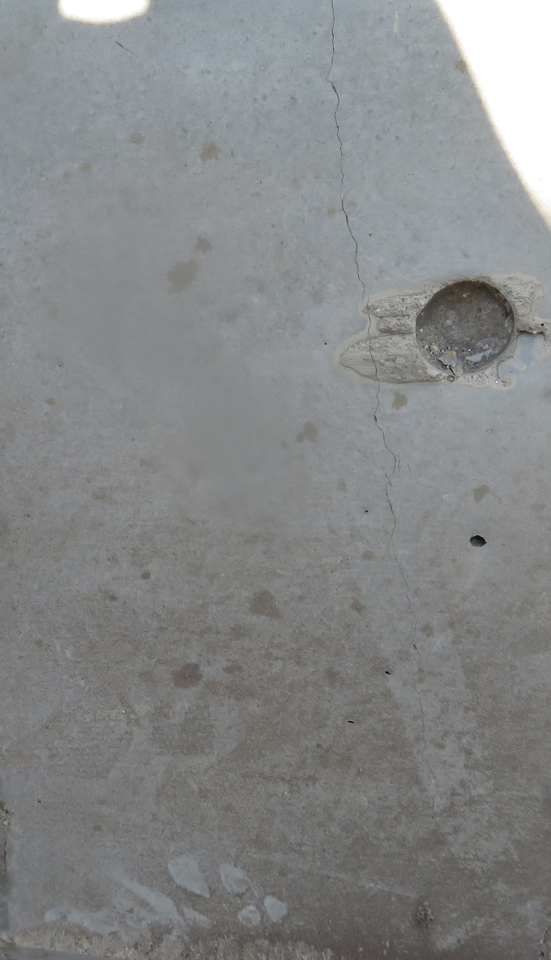
#> input picture Automation/crackdetection/fig/rr2.png, 551 x 960 px, found by its file name
$ python cv2.py   (older library calls are emulated)
#> lines starting #> are read from the running program, lines starting #| are printed output that depends on the picture; after the words box and inside, x2 and y2 are one past the last pixel; in counts of white or black regions, pixels touching at a corner belong together
import cv2
import math
import numpy as np
import scipy.ndimage

def orientated_non_max_suppression(mag, ang):
    ang_quant = np.round(ang / (np.pi/4)) % 4
    winE = np.array([[0, 0, 0],[1, 1, 1], [0, 0, 0]])
    winSE = np.array([[1, 0, 0], [0, 1, 0], [0, 0, 1]])
    winS = np.array([[0, 1, 0], [0, 1, 0], [0, 1, 0]])
    winSW = np.array([[0, 0, 1], [0, 1, 0], [1, 0, 0]])

    magE = non_max_suppression(mag, winE)
    magSE = non_max_suppression(mag, winSE)
    magS = non_max_suppression(mag, winS)
    magSW = non_max_suppression(mag, winSW)

    mag[ang_quant == 0] = magE[ang_quant == 0]
    mag[ang_quant == 1] = magSE[ang_quant == 1]
    mag[ang_quant == 2] = magS[ang_quant == 2]
    mag[ang_quant == 3] = magSW[ang_quant == 3]
    return mag

def non_max_suppression(data, win):
    data_max = scipy.ndimage.filters.maximum_filter(data, footprint=win, mode='constant')
    data_max[data != data_max] = 0
    return data_max

# start calulcation
gray_image = cv2.imread(r'rr2.png', 0)
#> gray_image: shape (960, 551); min 0, max 255, mean 134.7

with_nmsup = True #apply non-maximal suppression
fudgefactor = 1.3 #with this threshold you can play a little bit
sigma = 21 #for Gaussian Kernel
kernel = 2*math.ceil(2*sigma)+1 #Kernel size

gray_image = gray_image/255.0
blur = cv2.GaussianBlur(gray_image, (kernel, kernel), sigma)
gray_image = cv2.subtract(gray_image, blur)
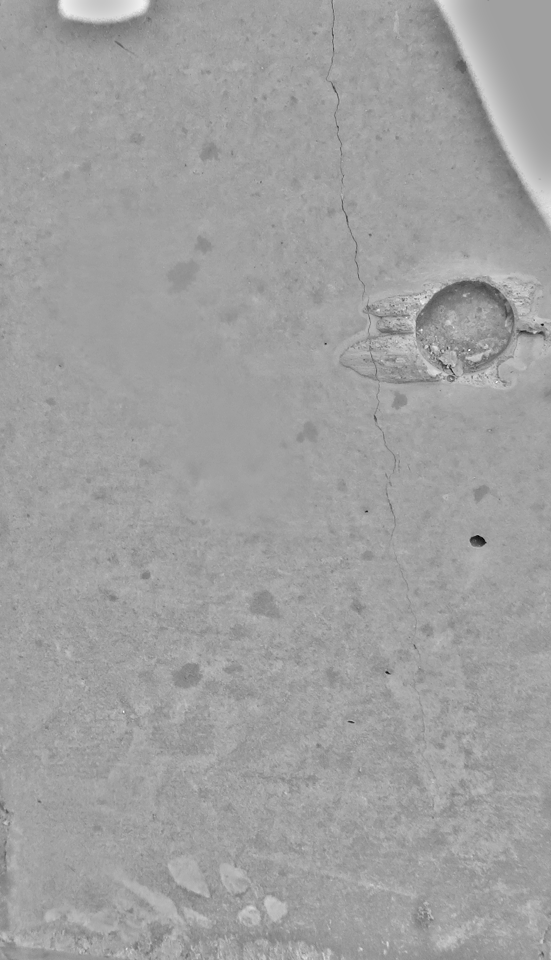
#> gray_image: shape (960, 551) float64; min -0.515, max 0.304, mean 4.84e-06; drawn with min black and max white

# compute sobel response
sobelx = cv2.Sobel(gray_image, cv2.CV_64F, 1, 0, ksize=3)
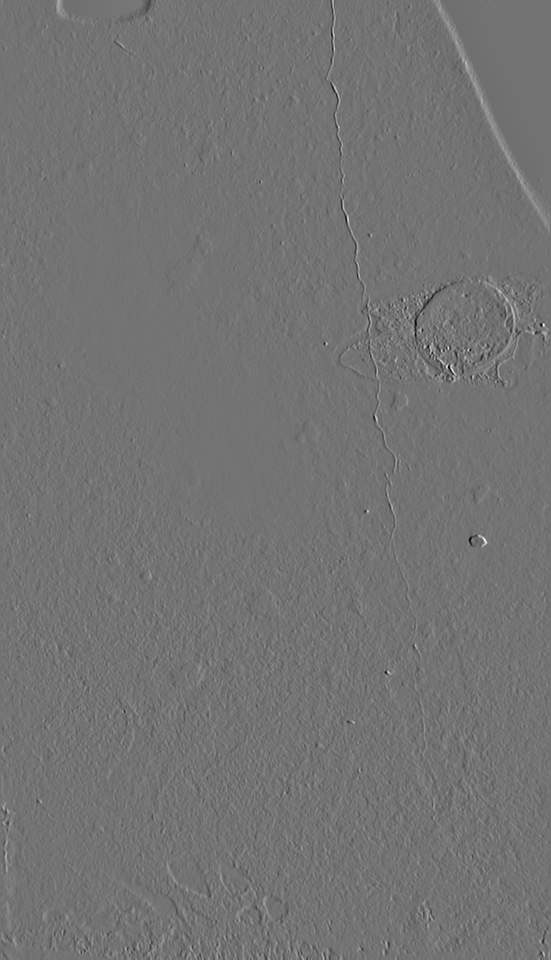
#> sobelx: shape (960, 551) float64; min -1.39, max 1.67, mean 0.000279; drawn with min black and max white
sobely = cv2.Sobel(gray_image, cv2.CV_64F, 0, 1, ksize=3)
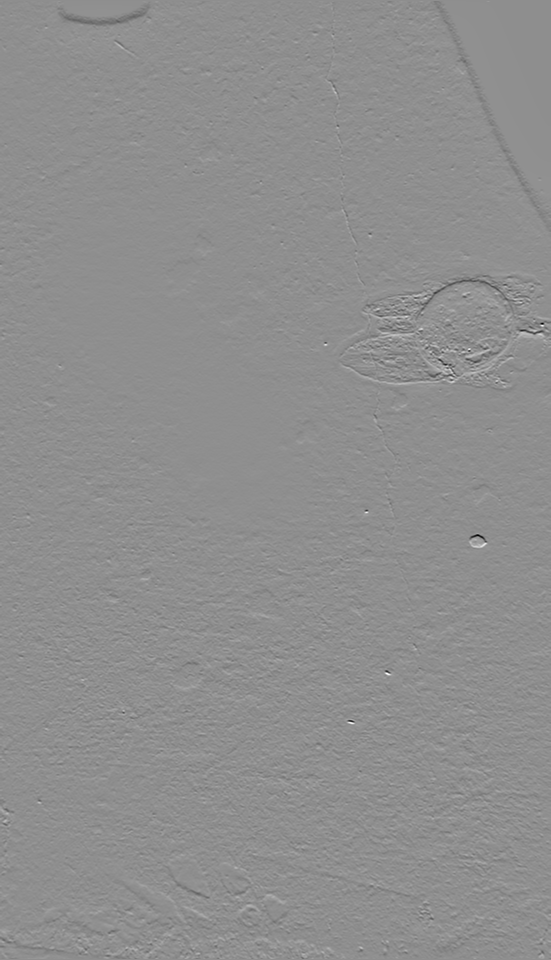
#> sobely: shape (960, 551) float64; min -2.05, max 1.61, mean -0.000374; drawn with min black and max white
mag = np.hypot(sobelx, sobely)
ang = np.arctan2(sobely, sobelx)
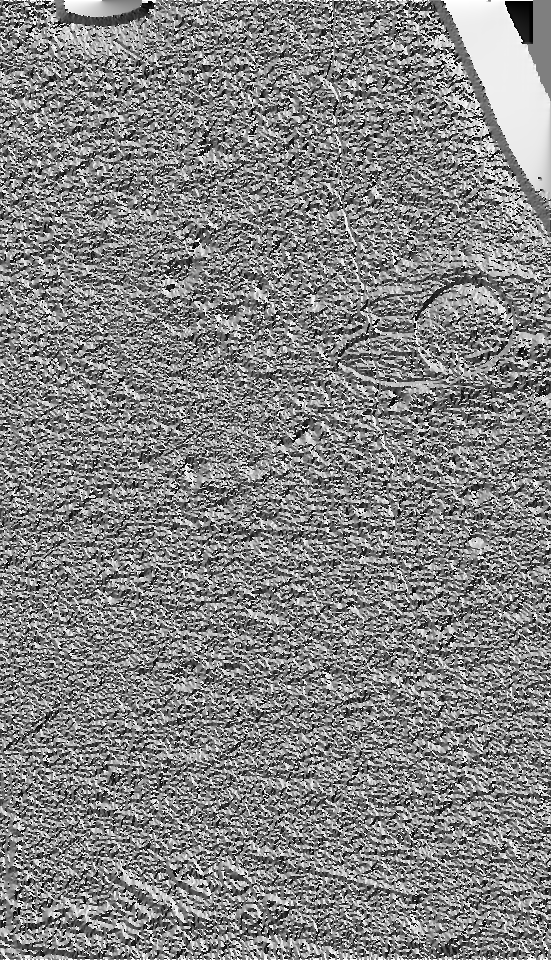
#> ang: shape (960, 551) float64; min -3.14, max 3.14, mean 0.099; drawn with min black and max white

# threshold
threshold = 4 * fudgefactor * np.mean(mag)
#> threshold = 0.415
mag[mag < threshold] = 0

#either get edges directly
if with_nmsup is False:
    mag = cv2.normalize(mag, 0, 255, cv2.NORM_MINMAX)
    kernel = np.ones((5,5),np.uint8)
    result = cv2.morphologyEx(mag, cv2.MORPH_CLOSE, kernel)
    cv2.imshow('im', result)
    cv2.waitKey()

#or apply a non-maximal suppression
else:

    # non-maximal suppression
    mag = orientated_non_max_suppression(mag, ang)
#> in orientated_non_max_suppression, `ang_quant = np.round(ang / (np.pi/4)) % 4`:
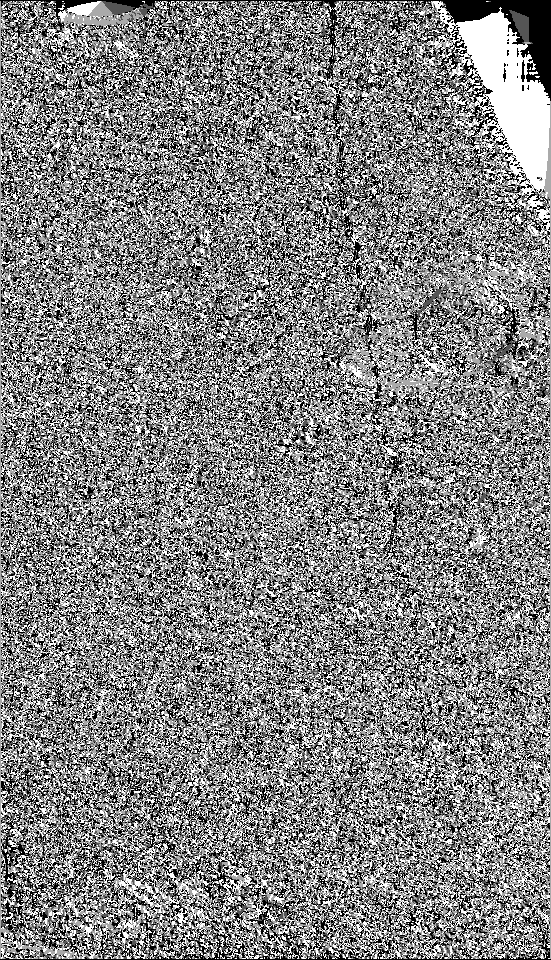
#> ang_quant: shape (960, 551) float64; min 0, max 3, mean 1.54; drawn with min black and max white
#> in non_max_suppression, `data_max[data != data_max] = 0`: data_max: shape (960, 551) float64; min 0, max 2.13, mean 0.00289
#> in non_max_suppression (call 2), `data_max[data != data_max] = 0`: data_max: shape (960, 551) float64; min 0, max 2.13, mean 0.00337
#> in non_max_suppression (call 3), `data_max[data != data_max] = 0`: data_max: shape (960, 551) float64; min 0, max 2.13, mean 0.00264
#> in non_max_suppression (call 4), `data_max[data != data_max] = 0`: data_max: shape (960, 551) float64; min 0, max 2.13, mean 0.00359
#> in orientated_non_max_suppression, `mag[ang_quant == 0] = magE[ang_quant == 0]`: mag: shape (960, 551) float64; min 0, max 2.13, mean 0.00479
#> in orientated_non_max_suppression, `mag[ang_quant == 1] = magSE[ang_quant == 1]`: mag: shape (960, 551) float64; min 0, max 2.13, mean 0.0046
#> in orientated_non_max_suppression, `mag[ang_quant == 2] = magS[ang_quant == 2]`: mag: shape (960, 551) float64; min 0, max 2.13, mean 0.00418
#> in orientated_non_max_suppression, `mag[ang_quant == 3] = magSW[ang_quant == 3]`: mag: shape (960, 551) float64; min 0, max 2.13, mean 0.00391
    # create mask
    mag[mag > 0] = 255
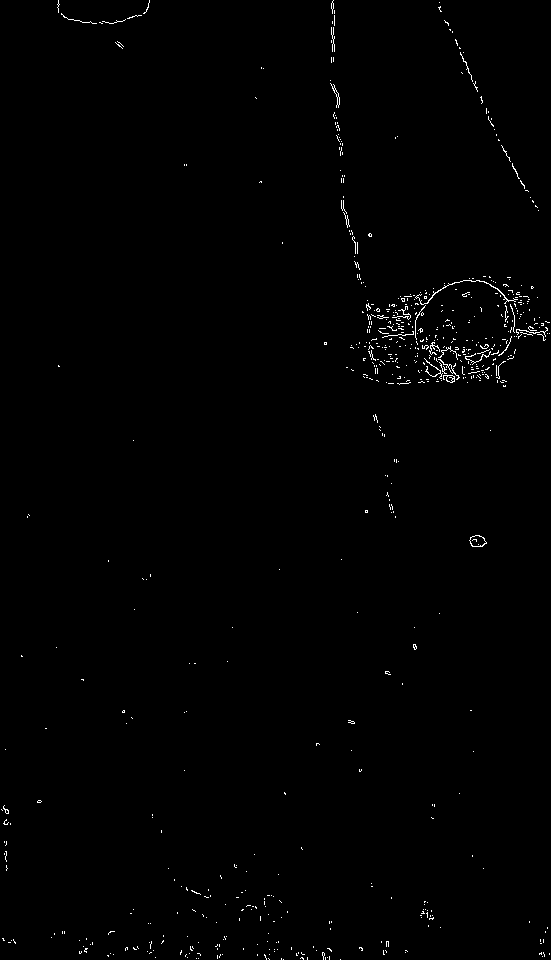
#> mag: shape (960, 551) float64; 0.64% white in thin lines or dots
    mag = mag.astype(np.uint8)
#> mag: shape (960, 551); 0.64% white in thin lines or dots

    kernel = np.ones((5,5),np.uint8)
    result = cv2.morphologyEx(mag, cv2.MORPH_CLOSE, kernel)
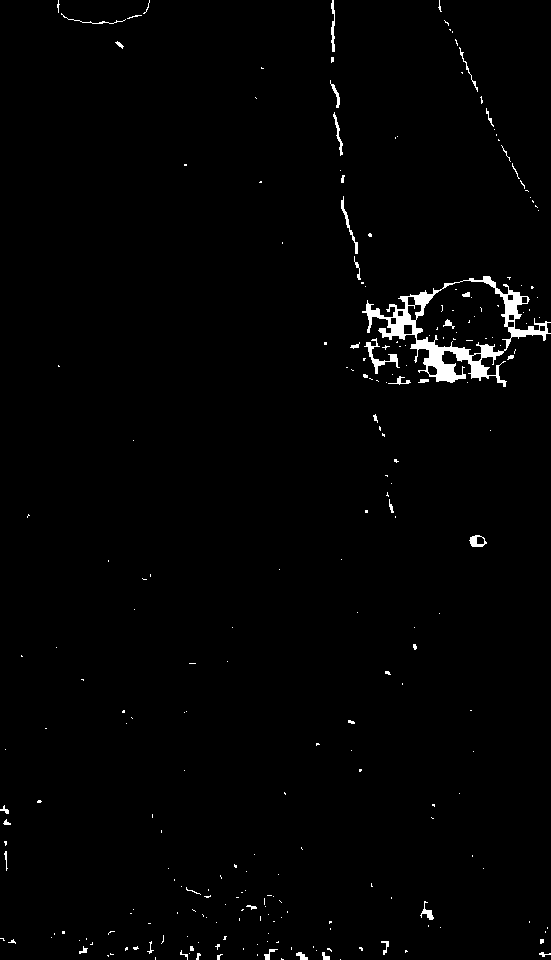
#> result: shape (960, 551); 1.4% white; 245 white regions (205 under 20 px), largest, box (x1, y1, x2, y2) and area: (362, 276, 551, 387) 4178, (364, 338, 400, 374) 280, (341, 196, 358, 254) 158

    #cv2.imshow('im', result)
    cv2.imwrite("result.png", result)
    cv2.waitKey()
